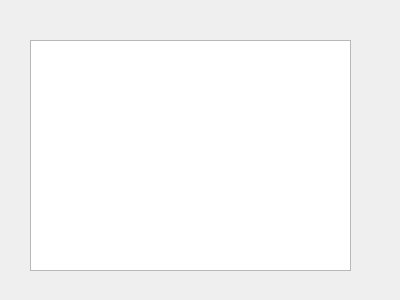
<?xml version="1.0" encoding="UTF-8"?>
<ui version="4.0">
 <class>Widget</class>
 <widget class="QWidget" name="Widget">
  <property name="geometry">
   <rect>
    <x>0</x>
    <y>0</y>
    <width>400</width>
    <height>300</height>
   </rect>
  </property>
  <property name="windowTitle">
   <string>Widget</string>
  </property>
  <widget class="QTableWidget" name="tableWidget">
   <property name="geometry">
    <rect>
     <x>30</x>
     <y>40</y>
     <width>321</width>
     <height>231</height>
    </rect>
   </property>
  </widget>
 </widget>
 <layoutdefault spacing="6" margin="11"/>
 <resources/>
 <connections/>
</ui>
